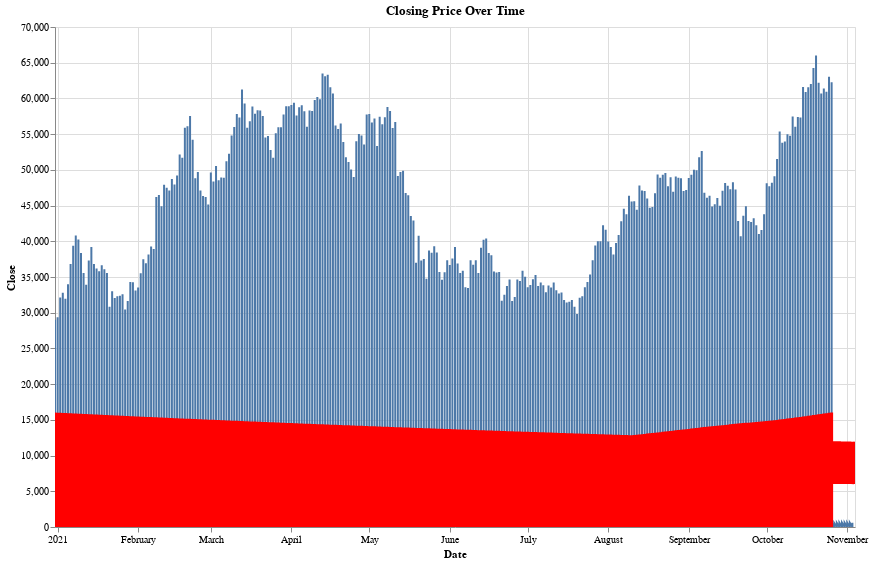

Notebook cell for this chart:
### Markdown cell above
### UPDATES:

### Code cell
selection = alt.selection_multi(fields=['token'], bind='legend')

chart = alt.Chart(union_df).mark_line().encode(
    alt.X("Date:T"),
    alt.Y("Close:Q", title='Close'),
    tooltip= ['Date:T', 'Close:Q']
).add_selection(
    selection
).transform_filter(selection).properties(height=500, width=800, title='Closing Price Over Time')

moving_avg = alt.Chart(union_df).mark_line(
    color='red',
    size=3
).transform_window(
    rolling_mean='mean(Close)'
).encode(
    x='Date:T',
    y='rolling_mean:Q'
)

both = chart + moving_avg

input_dropdown1 = alt.binding_select(options=list(union_df['token'].unique()))
token_selector = alt.selection_single(name='Currency', fields=['token'], bind=input_dropdown1)
both.add_selection(token_selector).transform_filter(token_selector).interactive()

### Figure 1 — Vega-Lite specification as saved in the notebook (floating-point values rounded to 4 significant figures; data arrays with more than 128 entries replaced by an {"elided": "..."} marker saying what was removed)
{"config": {"view": {"continuousWidth": 400, "continuousHeight": 300}}, "layer": [{"mark": "line", "encoding": {"tooltip": [{"type": "temporal", "field": "Date"}, {"type": "quantitative", "field": "Close"}], "x": {"type": "temporal", "field": "Date"}, "y": {"type": "quantitative", "field": "Close", "title": "Close"}}, "height": 500, "selection": {"selector004": {"type": "multi", "fields": ["token"], "bind": "legend"}, "Currency": {"type": "single", "fields": ["token"], "bind": {"input": "select", "options": ["ADA", "ETH", "BTC", "XRP", "TRX", "DOGE", "LTC", "BCH"]}}, "selector005": {"type": "interval", "bind": "scales", "encodings": ["x", "y"]}}, "title": "Closing Price Over Time", "transform": [{"filter": {"selection": "selector004"}}], "width": 800}, {"mark": {"type": "line", "color": "red", "size": 3}, "encoding": {"x": {"type": "temporal", "field": "Date"}, "y": {"type": "quantitative", "field": "rolling_mean"}}, "transform": [{"window": [{"op": "mean", "field": "Close", "as": "rolling_mean"}]}]}], "data": {"name": "data-b0da2691ae82bdb2fe5a870de0a9710c"}, "transform": [{"filter": {"selection": "Currency"}}], "$schema": "https://vega.github.io/schema/vega-lite/v4.8.1.json", "datasets": {"data-b0da2691ae82bdb2fe5a870de0a9710c": {"elided": "2445 records"}}}
